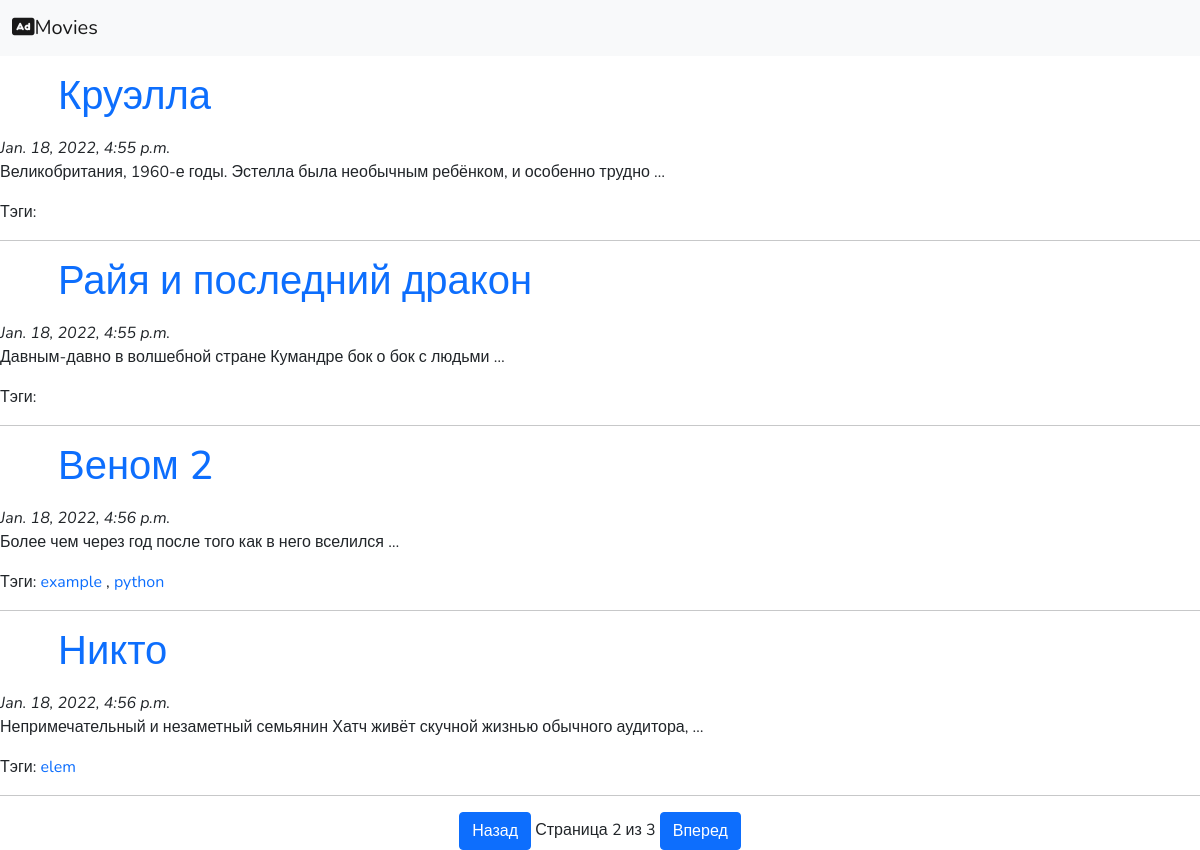
Screenshot of /?page=2 with the database file from the repository.
### blog/models.py (models this page shows, shortened)
class Post(models.Model):
    tags = TaggableManager()
    author = models.ForeignKey(settings.AUTH_USER_MODEL, on_delete=models.CASCADE)
    title = models.CharField(max_length=150)
    text = models.TextField()
    created = models.DateTimeField(default=timezone.now)
    category = models.CharField(max_length=150, default='something')

### blog/views.py (the view)
# urls.py: path('', views.post_list, name='post_list'),
def post_list(request, tag_slug=None):
    posts = Post.objects.all()
    tag = None
    if tag_slug:
        tag = get_object_or_404(Tag, slug=tag_slug)
        posts = posts.filter(tags__in=[tag])
    paginator = Paginator(posts, 4)
    page = request.GET.get('page', 1)
    try:
        posts = paginator.page(page)
    except PageNotAnInteger:
        posts.paginator.page(1)
    except EmptyPage:
        posts = paginator.page(paginator.num_pages)
    return render(request, 'blog/post_list.html', {'posts': posts,
                                                   'page': page,
                                                   'tag': tag})

### blog/templates/blog/post_list.html (shortened to what this page needs)
{% extends 'blog/base.html' %}
{% block content %}
{% for post in posts %}
    <div class="posts">
        <div class="container">
        <div class="m-3">
        <h1>
            <a href="{% url 'post_detail' pk=post.pk %}">
                {{post.title}}
            </a>
        </h1>
        </div>
        </div>
        <em class="post_elem">{{post.created}}</em>
        <p>{{post.text | truncatewords:10}}</p>
        <p class="tags">
            Тэги:
            {% for tag in post.tags.all %}
            <a href="{% url 'post_list_by_tag' tag.slug %}">
                {{ tag.name }}
            </a>
            {% if not forloop.last %}, {% endif %}
            {% endfor %}
        </p>
        <hr/>
    </div>
{% endfor %}
{% include "blog/paginator.html" with page=posts%}
{% endblock %}

### blog/templates/blog/base.html (style rules this page uses)
body { font-family: 'Nunito', sans-serif }
a { text-decoration: none; }

### rows the page displays
Post: title "Круэлла", created "Jan. 18, 2022, 4:55 p.m.", text "Великобритания, 1960-е годы. Эстелла была необычным ребёнком, и особенно трудно …"
Post: title "Райя и последний дракон", created "Jan. 18, 2022, 4:55 p.m.", text "Давным-давно в волшебной стране Кумандре бок о бок с людьми …"
Post: title "Веном 2", created "Jan. 18, 2022, 4:56 p.m.", text "Более чем через год после того как в него вселился …"
Tag: name "example"
Tag: name "python"
Post: title "Никто", created "Jan. 18, 2022, 4:56 p.m.", text "Непримечательный и незаметный семьянин Хатч живёт скучной жизнью обычного аудитора, …"
Tag: name "elem"

### other values shown
{{ page.number }} "2"
{{ page.paginator.num_pages }} "3"
